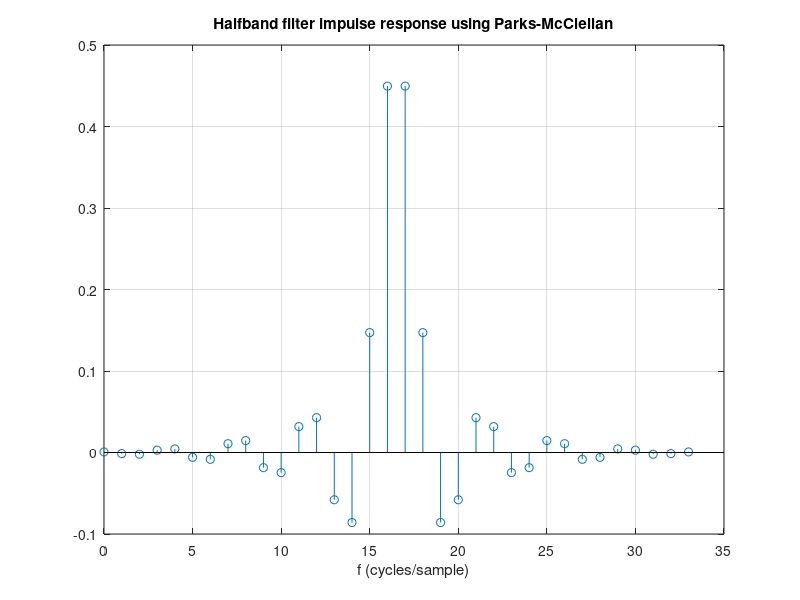
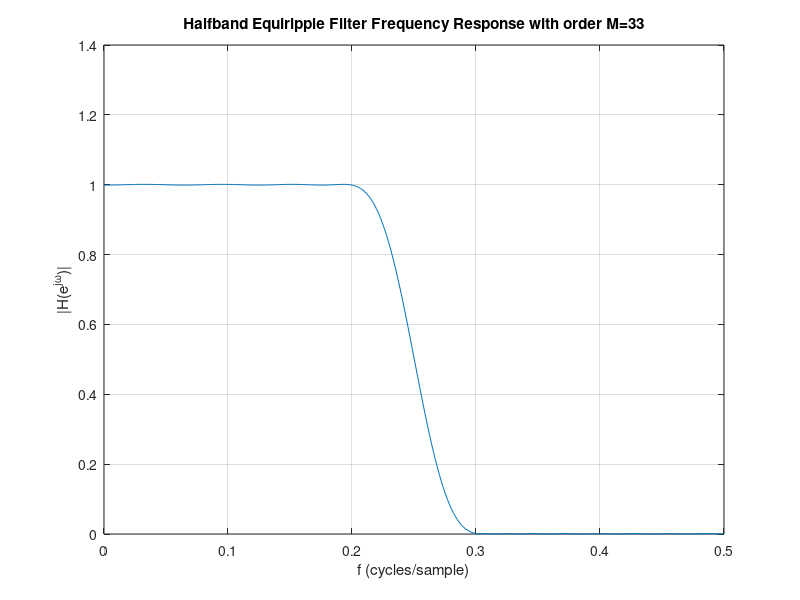
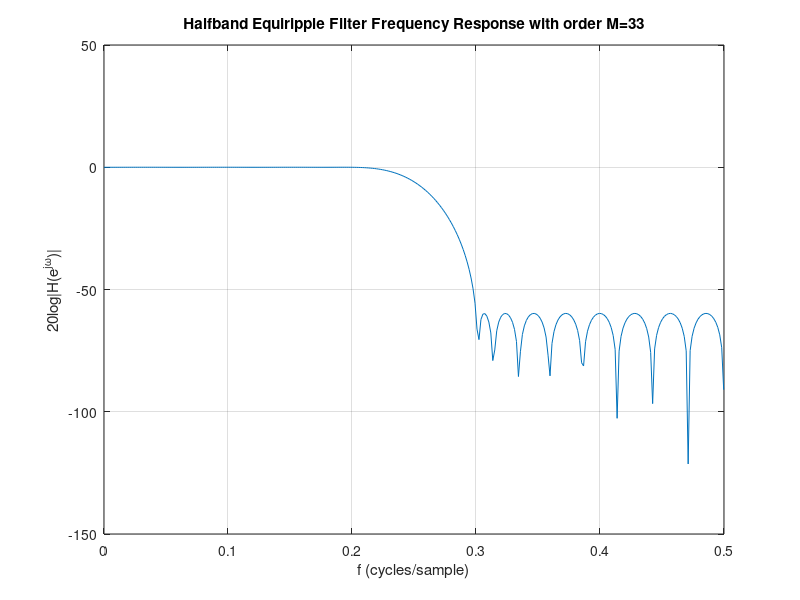

Recreate these plots in MATLAB, in order. (Note: this script raises an error after producing the figures.)
%% Question 1 *TODO*
clc
clear all
close all
% Design a halfband filter using a Kaiser window, with a stopband attenuation of 60 dB and a transition
% width of 0.1 cycles/sample.

% initial values
tw = 0.1*2*pi;  % rads/sample
fc = 0.25;  % cycles/sample
A = 60;

M = (A-8)/(2.285*tw);
M = round(M);   % make sure M is even for halfband filter
n = 0:M;    %sample index
beta = 0.1102*(A-8.7);

%% Question 2
clc
clear all
close all
% Design a halfband filter using the Parks-McClellan method, with a stopband attenuation of 60 dB
% and a transition width of 0.1 cycles/sample.

% Define intial values
tw=.1; % transition width (cycles/sample)
% calculate the corner frequencies & convert them into radians/sample
wp = (.25-tw/2)*2*pi;   % radians/samples
ws = (.25+tw/2)*2*pi; 
deltap = 10^(-60/20);
deltas = deltap;
Gp = 1;
Gs = 0;

% Generate filter order using 4 techniques (original just use firpmord
% since its more accurate?)
M_Bellanger = (2/3)*log10(1/(10*deltap*deltas))*(2*pi/abs(ws-wp))
M_Kaiser=(-20*log10(sqrt(deltap*deltas))-13)/(2.32*abs(wp-ws))
M_Harris=(-20*log10(deltas))/(22*abs(wp-ws)/(2*pi))

M_firpmord=firpmord([wp/pi,ws/pi],[1 0],[deltap,deltas])
M=round(M_firpmord) % M must be even

% Design the equiripple filter
fb=[0,wp/pi,ws/pi,1];   % frequency band vector
a=[Gp,Gp,Gs,Gs];        % gain vector
wght=[1,deltap/deltas]; % weight vector
% or could use wght=[1/deltap,1/deltas];
b=firpm(M,fb,a,wght);   %calculate b coefficients; b is a vector containing M+1 calc IR coeffs

% Plot impulse response
% every 2nd coefficcient is 0
figure(1)
n=0:M;
stem(n,b),grid
title('Halfband filter impulse response using Parks-McClellan')
xlabel('f (cycles/sample)')

% Plot the magnitude response
% Linear magnitude response
figure(2)
clf
[H,w]=freqz(b,1,[0:.01:pi]);
plot(w/(2*pi),abs(H))
grid
title(['Halfband Equiripple Filter Frequency Response with order M=',num2str(M)])
ylabel('|H(e^{j\omega})|')
xlabel('f (cycles/sample)')

% Plot the magnitude response (dB)
% Note that filter does not meet spec since its greater than 60 dB thus we
% increase the order
figure()
clf
[H,w]=freqz(b,1,[0:.01:pi]);
plot(w/(2*pi),20*log10(abs(H)))
grid
title(['Halfband Equiripple Filter Frequency Response with order M=',num2str(M)])
ylabel('20log|H(e^{j\omega})|')
xlabel('f (cycles/sample)')

% Determine the passband ripple
peak_ripple = max(abs(H)) -1;
% with M=32, the peak ripple is 0.0014, thus this does not meet spec in the passband or stopband, have to 
% increase M by 2 and try again (M must be even)



%% Question 3
clc
clear all
close all

fc = 1/8;
b = 0.25;
Nsps = 4;
n=12;   % 12 samples from plot; see the peak

h = (1/Nsps)*sinc(n/Nsps)*cos(pi*b*n/Nsps)/( 1 - (2*b*n/Nsps).^2 );
% h = pi/4/Nsps*sinc(1/2/b);
% h = 0.5 + 0.5*cos( pi*(fc-fc*(1-b))/2/b/fc );      %slide 163



%% Question 4
clc
clear all
close all

% Rolloff factor, specified as a real nonnegative scalar not greater than 1. 
% The rolloff factor determines the excess bandwidth of the filter. 
% Zero rolloff corresponds to a brick-wall filter and unit rolloff to a pure raised cosine.
beta = 0.99;
% Number of symbols
span = 7;
% Number of samples per symbol (oversampling factor), specified as a positive integer scalar.
Nsps = 4;

h = rcosdesign(beta,span,Nsps);
mx = max(abs(h-rcosdesign(beta,span,Nsps,'sqrt')));
fvtool(h,'Analysis','impulse');

% [H,w] = freqz(h,1);
% stem(w,H);

% The time it takes for the signal to die down is delay spread; original
% time of pulse is called symbol time
% Note that the zero crossings of the time-domain pulse shape are spaced by Ts seconds (i.e. by the symbol time



%% Question 5
clc
clear all;
close all

% Given the filter specifications, ? = 0.2, Nsps = 4, Nsymb = span = 25 and the nominal passband gain
% is 0 dB, complete the following questions.
% 
% ***(a) Generate the impulse response of a square root raised cosine pulse shaping filter | slide 184***

%excess Bandwidth
% beta = 0.2;
beta = 0.1;
% # of symbols per sample
Nsps = 4;
% length of the pulse
span = 25;

% Order of filter
M = Nsps*span;

% cutoff frequency for rrc filter
fc = 1/(2*Nsps);    %160
fp = (1-beta)*fc;
fs = (1+beta)*fc;

% design impulse response of rrc s.183-184; note that rrc is made by default
hrrc = rcosdesign(beta,span,Nsps);

% To make frequency response have a nominal passband gain of 1 
% the pulse must be scaled to produce the same square root raised cosine
% pulse made by the truncated ideal pulse | see slide 169
hrrcs = hrrc/max(hrrc)*( 1/Nsps + beta/Nsps*(4/pi-1) );

% ***(b) Generate, using firpm, the impulse response of a square root Nyquist pulse shaping filter. | slide 176***

%frequency band vector: passband from 0 to fp, 0 width frequency band from
%fc from fc, and finally the stopband to 0.5. NOte that frequency band
%vector is multiplied by 2 to confirm to matlab's notation
fb = [0 fp fc fc fs .5]*2;

% Gain vector for the frequencies specified in fb
a = [1, 1, 1/sqrt(2), 1/sqrt(2), 0, 0];

% weight of the trans, 0 width, & stopband
wght = [2.4535 1 1];

% b (impulse) vector calculation for a squart root Nyquist pulse shaping
% filter
hsrn = firpm(M, fb, a, wght);

% ***(c) Plot the two impulse responses on a single figure.***

IR = figure('Name','SRRC & SR Nyquist Impulse Response, h[n]');
% square root raised cosine pulse shaping filter
n = 0:length(hrrc)-1;
stem(n,hrrc);
hold on

% square root nyquist pulse shaping filter
n = 0:length(hsrn)-1;
stem(n,hsrn);
legend('Root Raised Cosine','Square Root Nyquist');
grid;
datacursormode(IR,'on'); 

% ***(d) Plot the dB magnitude response of the two filters on a single figure.***

% plot frequency spectrum of the square root raised cosine pulse shape
% filter
f = [0:.0001:.5];
[Hrrc,w] = freqz(hrrc,1,f*2*pi);
MR = figure('Name','SRRC & SR Nyquist Magnitude Response, 20log|H(e^{j\omega})|');
plot(f,20*log10(abs(Hrrc)));
hold on

% plot frequency spectrum of the square root Nyquist pulse shaping filter
[Hsrn,w] = freqz(hsrn,1,f*2*pi);
plot(f,20*log10(abs(Hsrn)));
legend('Root Raised Cosine','Square Root Nyquist');
grid
datacursormode(MR,'on'); 

% ***(e) If ? is decreased to 0.1, what is the effect on the stopband attenuation of the two filters. If***
% there is a change in the stopband attenuation, provide an explanation of why?

% When ? is decreased to 0.1, the root raised cosine is scaled by 2.
% Looking at the 2nd plot, we can see that there is a change in the
% stopband attenuation. 

% slide 168 mentions that the stopband attenuation is
% affected by ? & the length of the pulse AKA span.

% looking at slide 163, the frequency response points such as the passband
% & stopband depend on ? 

% From wikipedia, we can see that a larger beta has a greater attenuation
% in the stopband & a small beta has almost no attenuation in the stopband.

% ? controls the sharpness in the transition band,  a lower beta has a
% smoother transition from passband to stopband but the attenuation may
% become weaker



%% Question 6
clc
clear all;
close all

% Given the specifications, ? = 0.2, Nsps = 4, Nsymb = span = 25 and the impulse response has unit
% energy, complete the following questions.
% 
% (a) Generate the impulse response of a square root raised cosine pulse shaping filter.

% slide 184 specifies requirements for a square root raised cosine pulse
% w/unit energy; s.183 mentions that rcosdesign designs the impulse
% response w/unit energy. Should just use rrc but no need to scale pulse
% since that was to get a passband gain of 1



%% Question 7
clc
clear all;
close all

% Consider a pulse shaping filter followed by a matched filter, both having a unit energy square root
% raised cosine impulse response with the following specifications, ? = 0.2, Nsps = 4, Nsymb = span =
% 25.

% (a) Generate a 1000 sample random sequence consisting of two amplitudes: 1 and -1. Insert
% Nsps?1 zeros between each sample and use this as the input to t

% Initial Values
beta = 0.2;
Nsps = 4;
span = 25;
M = span*Nsps;
fc = 1/2/Nsps;
fp = (1-beta)*fc;
fs = (1+beta)*fc;

% Square Root Raised Cosine
hrrc = rcosdesign(beta,span,Nsps);

% Random Input sequence
nbits = 1000;
%input sequence
input_seq = 2*(floor(2*rand(1,nbits))-0.5); %1,-1
%input pulse shape
input_ps = reshape([input_seq;zeros(Nsps-1,nbits)],1,Nsps*nbits);

% impulse response of output pulse shape filter
output_ps = conv(input_ps,hrrc);
n=0:length(output_ps)-1;
figure
stem(n,output_ps);

% (b) Generate and plot the output of the matched filter
output_mf = conv(output_ps,hrrc);
n=0:length(output_mf)-1;
figure
stem(n,output_mf);

% (c) Determine the output sequence by sampling the matched filter output every Nsps samples, taking into consideration the transients at the beginning 
% and end. Plot this sequence.
output_seq = output_mf(M+1:Nsps:end-M); %discard transients
stem([0:length(output_seq)-1],output_seq)
title('Output of the Sequence Samples')

% (d) Given the input sequence and the output sequence, calculate the ISI and plot it.
isi_seq = output_seq - input_seq;
figure
stem([0:length(isi_seq)-1],isi_seq)
title('Output of the ISI')

% (e) Calculate the RMS ISI value.
rms_isi = sqrt(mean(isi_seq.^2));

%(f) Generate a linear magnitude response plot of the convolution of the square root raised cosine
% pulse with itself. What is the pulse generated by the convolution called? Is the transition band
% spectrum generated from the convolution odd symmetric about the cutoff frequency?

hrc = conv(hrrc,hrrc);
f = [0:.0001:.5];
[Hrc,w] = freqz(hrc,1,f*2*pi);
figure
plot(f,abs(Hrc))
hold on
[Hrrc,w] = freqz(hrrc,1,f*2*pi);
plot(f,abs(Hrrc))
title('linear magnitude response plot of Raised Cosine and Square Root Raised Cosine');
hold off
legend('Raised Cosine','Square Root Raised Cosine');
grid;

% g) Generate the dB magnitude response plot of the square root raised cosine pulse. What is the
% stopband attenuation.
figure
plot(f,20*log10(abs(Hrc)))
hold on
plot(f,20*log10(abs(Hrrc)))
title('dB magnitude response plot of Raised Cosine and Square Root Raised Cosine');
hold off
legend('Raised Cosine','Square Root Raised Cosine');
axis([0 0.5 -250 30]);
grid;



%% Question 8
clc
clear all;
close all

% Repeat the previous question using a square root Nyquist impulse response generated using firpm.
% For the odd symmetric question of 7f), note that for the current question the spectral bump near
% fp is in the transition band. Compare the RMS ISI and the stopband attenuation with the previous
% question.
% Define Initial Values 
beta = 0.2;
Nsps = 4;
span = 25;

M = span* Nsps; % order of the filter

fc = 1/(2*Nsps); %cutoff frequency
fp = (1-beta)*fc; %passband frequency
fs = (1+beta)*fc; %corner frequency

% Square Root Nyquist firpm() slide 176
fb = [0 fp fc fc fs 0.5] *2; %all the frequencies
a = [1 1 1/sqrt(2) 1/sqrt(2) 0 0]; %desired gain values
wght = [2.4535 1 1]; %weight derived from pg2 of given paper
% wght = [10 1 1]; %Q10

%Implement approach from the Harris Paper
%First initialize for the while loop
hsrn = firpm(M,fb,a,wght);%generate the initial impulse response

% Generate a Random Input Sequence 
nbits = 1000;
input_seq = (floor(2*rand(1,nbits))-0.5)/0.5; % 1,-1
input_ps = reshape([input_seq;zeros(Nsps-1,nbits)],1,Nsps*nbits);

% Generate and Plot the Output of the Pulse Shaping Filter 
output_ps = conv(input_ps,hsrn);
n=0:length(output_ps)-1;
figure(1)
stem(n,output_ps)
title('Output of the Pulse Shaping Filter')

% Generate and Plot the Output of the Matched Filter
output_mf = conv(output_ps,hsrn);
n=0:length(output_mf)-1;
figure(2)
stem(n,output_mf)
title('Output of the Matched Filter')

% Generate and Plot the Output Sequence Samples
output_seq = output_mf(M+1:Nsps:end-M); %discard transients
figure(3)
stem([0:length(output_seq)-1],output_seq)
title('Output of the Sequence Samples')

% Determine ISI and Plot
isi_seq = output_seq - input_seq;
figure(4)
stem([0:length(isi_seq)-1],isi_seq)
title('Output of the ISI')

% Determine RMS value of ISI
rms_isi = sqrt(mean(isi_seq.^2));


% Determine and Plot the convolution Magnitude Resposne 
hrc = conv(hsrn,hsrn);
f= [0:0.0001:0.5];
[Hrc,w] = freqz(hrc,1,f*2*pi);
figure(5)
plot(f,abs(Hrc)),grid
title('Linear Magnitude Response')

% Determine and Plot the dB Magnitude Resposne 
[Hsrn,w] = freqz(hsrn,1,f*2*pi);
figure(6)
plot(f,20*log10(abs(Hsrn))),grid
title('Magnitude Response (dB)')



%% Question 9

% The spectral bump that can be observed near the passband corner frequency in the plot of question 8f)
% affects both the ISI and stopband attenuation. This spectral bump can be reduced using an approach
% from the Harris paper listed in the slides that involves increasing fp in small increments for the square
% root Nyquist impulse response until the ISI stops decreasing. Repeat question 8 implementing this
% approach from the Harris paper. Compare the RMS ISI and the stopband attenuation with the
% previous two questions.


clc
clear all;
close all
% Define Initial Values 
beta = 0.1;
Nsps = 4;
span = 25;

M = span* Nsps; % order of the filter

fc = 1/(2*Nsps); %cutoff frequency
fp = (1-beta)*fc; %passband frequency
fs = (1+beta)*fc; %corner frequency

% Square Root Nyquist Harris Paper Way
fb = [0 fp fc fc fs 0.5] *2; %all the frequencies
a = [1 1 1/sqrt(2) 1/sqrt(2) 0 0]; %desired gain values
wght = [2.4535 1 1]; %weight derived from pg2 of given paper

%Implement approach from the Harris Paper
%First initialize for the while loop
h = firpm(M,fb,a,wght);%generate the initial impulse response
cnt=0; %counting variable
hconv = conv(h,h);
hconv(M+1)=0;%zero the peak value
isi_total_prev = sum(abs(hconv(1:Nsps:end)));
isi_total = isi_total_prev;
cstep=0.005; %step size for increment fp
c = 1;

%the second inequality in the while loop keeps fp<fc
while isi_total <= isi_total_prev && c <.9*fc/fp
    isi_total_prev = isi_total;
    c= c+cstep;
    fb = [0 c*fb fc fc fs 0.5];
    h=firpm(M,fb,a,wght);
    hconv = conv(h,h);
    hconv(M+1) = 0;
    isi_total = sum(abs(hconv(1:Nsps:end)));
    cnt= cnt+1;
end
hsrn=h/sqrt(sum(h.^2)); %normalize to unit energy

% Generate a Random Input Sequence 
nbits = 1000;
input_seq = (floor(2*rand(1,nbits))-0.5)/0.5; % 1,-1
input_ps = reshape([input_seq;zeros(Nsps-1,nbits)],1,Nsps*nbits);

% Generate and Plot the Output of the Pulse Shaping Filter 
output_ps = conv(input_ps,hsrn);
n=0:length(output_ps)-1;
figure(1)
stem(n,output_ps)
title('Output of the Pulse Shaping Filter')

% Generate and Plot the Output of the Matched Filter
output_mf = conv(output_ps,hsrn);
n=0:length(output_mf)-1;
figure(2)
stem(n,output_mf)
title('Output of the Matched Filter')

% Generate and Plot the Output Sequence Samples
output_seq = output_mf(M+1:Nsps:end-M); %discard transients
figure(3)
stem([0:length(output_seq)-1],output_seq)
title('Output of the Sequence Samples')

% Determine ISI and Plot
isi_seq = output_seq - input_seq;
figure(4)
stem([0:length(isi_seq)-1],isi_seq)
title('Output of the ISI')

% Determine RMS value of ISI
rms_isi = sqrt(mean(isi_seq.^2));


% Determine and Plot the convolution Magnitude Resposne 
hrc = conv(hsrn,hsrn);
f= [0:0.0001:0.5];
[Hrc,w] = freqz(hrc,1,f*2*pi);
figure(5)
plot(f,abs(Hrc)),grid
title('Linear Magnitude Response')


% Determine and Plot the dB Magnitude Resposne 
[hsrn,w] = freqz(hsrn,1,f*2*pi);
figure(6)
plot(f,20*log10(abs(Hrc))),grid
title('Magnitude Response (dB)')